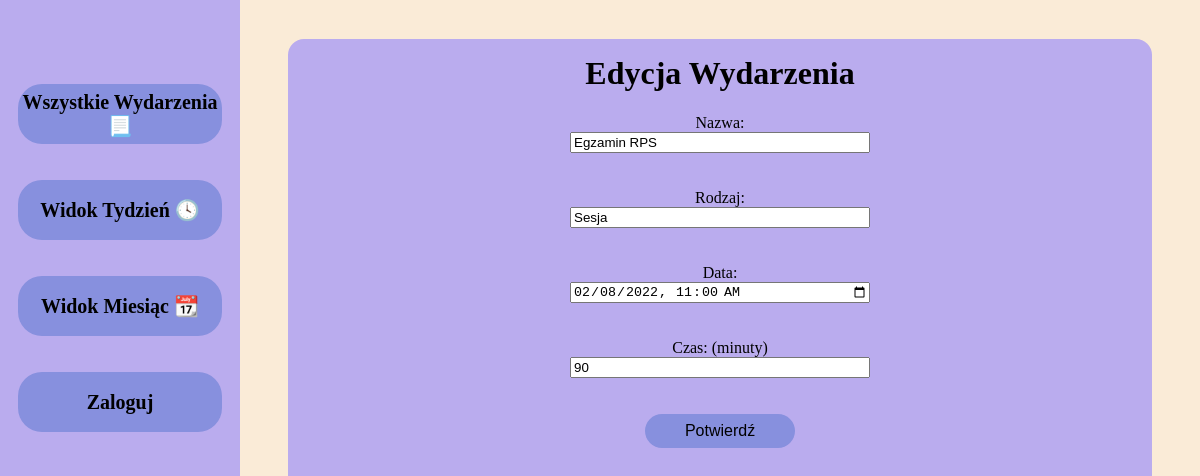
/event_edit.php?id=2, run on the app's committed database.
### tables this page shows
CREATE TABLE event 
                (id integer primary key autoincrement, 
                name char(200), 
                type char(200), 
                day int(2), 
                month int(2), 
                year int(4), 
                hour int(2), 
                minutes int(4), 
                time int(100)
                );

### event_edit.php (the view, shortened to what this page needs)
<?php include "./templates/_top.php"; ?>
<div id="content">
    <div id="tab">
        <h1>Edycja Wydarzenia</h1>
        <form action='./scripts/edit_script.php' method='post'>
            <?php
            function add_zero($x)
            {
                if (strlen($x) == 1) return '0' . $x;
                else return $x;
            }
            $id = $_GET['id'];
            $db = new SQLite3('./src/database.db');
            $sql = "SELECT * FROM event WHERE id='$id'";
            $result = $db->query($sql);
            $r = $result->fetchArray();
            $date = $r['year'] . '-' . add_zero($r['month']) . '-' . add_zero($r['day']) . 'T' . add_zero($r['hour']) . ':' . add_zero($r['minutes']);
            echo "Nazwa: <br>";
            echo "<input name='name' type='text' value='$r[name]'><br><br>";
            echo "Rodzaj: <br>";
            echo "<input name='type' type='text' value='$r[type]'><br><br>";
            echo "Data: <br>";
            echo "<input name='date' type='datetime-local' value='$date'><br><br>";
            echo "Czas: (minuty)<br>";
            echo "<input name='time' type='numer' value='$r[time]'><br><br>";
            ?>
            <input type="submit" value="Potwierdź">
        </form>
    </div>
</div>
<?php include "./templates/_bottom.php"; ?>

### src/style.css (style rules this page uses)
body { background-color: antiquewhite; }
form { display: block; margin: 0 auto; width: 300px; }
input, textarea, select { box-sizing: border-box; display: block; margin: 0 auto; width: 100%; }
input[type=submit] { background-color: rgb(135, 144, 222); border-radius: 24px; border: 0px; color: black; cursor: pointer; font-size: 16px; margin: auto; padding: 8px 16px; text-decoration: none; width: 50%; }
#content { height: 100%; left: 20%; margin: 0; position: absolute; top: 0; width: 80%; }
#tab { background-color: #baacee; border-radius: 16px; height: 90%; margin-left: auto; margin-right: auto; text-align: center; transform: translateY(2.5%); width: 90%; }
h1, h2 { padding-top: 16px; }

### data on the page
event: name "Egzamin RPS", type "Sesja", date "02/08/2022 11:00", time "90"
